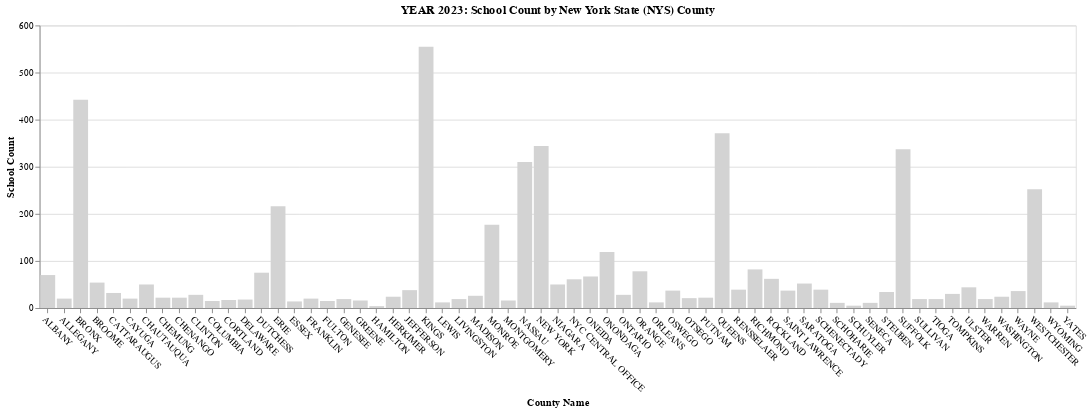

Here is the notebook cell this chart was saved with:
### Markdown cell above
## Plot Topic 3 - School Distribution

### 3.1 School Distribution Across Counties in New York State (NYS) in 2023

We would also like to explore the relationship of school distribution across different NYS counties. From pre-examination, the school counts for each county are quite similar across the 3 years, so we decided to take 2023 as the example to proceed our plot.

### Code cell
df_2_2023 = df_2[df_2['YEAR'] == 2023]

alt.data_transformers.enable('default', max_rows = None)
selection = alt.selection_single(encodings = ['x'], empty = 'none')

chart_ori = alt.Chart(df_2_2023).mark_bar().encode(
    x = alt.X('COUNTY_NAME', title = 'County Name', axis=alt.Axis(labelAngle=45)),
    y = alt.Y('count()', title = 'School Count'),
    color = alt.condition(selection, alt.value('steelblue'), alt.value('lightgray'))
    ).properties(
    title = 'YEAR 2023: School Count by New York State (NYS) County',
    width = 1100,
    height = 300
).add_selection(
    selection
)

text = chart_ori.mark_text(
    align = 'center',
    baseline = 'middle',
    dx = 0,
    dy = -5
).encode(
    text = alt.condition(selection, 'count()', alt.value(''))
)

plot_school = chart_ori + text
#plot_school.save('school_count.json')
plot_school

### Figure 1 — Vega-Lite specification as saved in the notebook (floating-point values rounded to 4 significant figures; data arrays with more than 128 entries replaced by an {"elided": "..."} marker saying what was removed)
{"config": {"view": {"continuousWidth": 300, "continuousHeight": 300}}, "layer": [{"mark": {"type": "bar"}, "encoding": {"color": {"condition": {"param": "param_5", "value": "steelblue", "empty": false}, "value": "lightgray"}, "x": {"axis": {"labelAngle": 45}, "field": "COUNTY_NAME", "title": "County Name", "type": "nominal"}, "y": {"aggregate": "count", "title": "School Count", "type": "quantitative"}}, "name": "view_3", "title": "YEAR 2023: School Count by New York State (NYS) County"}, {"mark": {"type": "text", "align": "center", "baseline": "middle", "dx": 0, "dy": -5}, "encoding": {"color": {"condition": {"param": "param_5", "value": "steelblue", "empty": false}, "value": "lightgray"}, "text": {"condition": {"param": "param_5", "aggregate": "count", "empty": false, "type": "quantitative"}, "value": ""}, "x": {"axis": {"labelAngle": 45}, "field": "COUNTY_NAME", "title": "County Name", "type": "nominal"}, "y": {"aggregate": "count", "title": "School Count", "type": "quantitative"}}, "title": "YEAR 2023: School Count by New York State (NYS) County"}], "data": {"name": "data-2e7ecaf9e36c9cccb91538e5a925e8db"}, "height": 300, "params": [{"name": "param_5", "select": {"type": "point", "encodings": ["x"]}, "views": ["view_3"]}], "width": 1100, "$schema": "https://vega.github.io/schema/vega-lite/v5.8.0.json", "datasets": {"data-2e7ecaf9e36c9cccb91538e5a925e8db": {"elided": "4745 records"}}}
